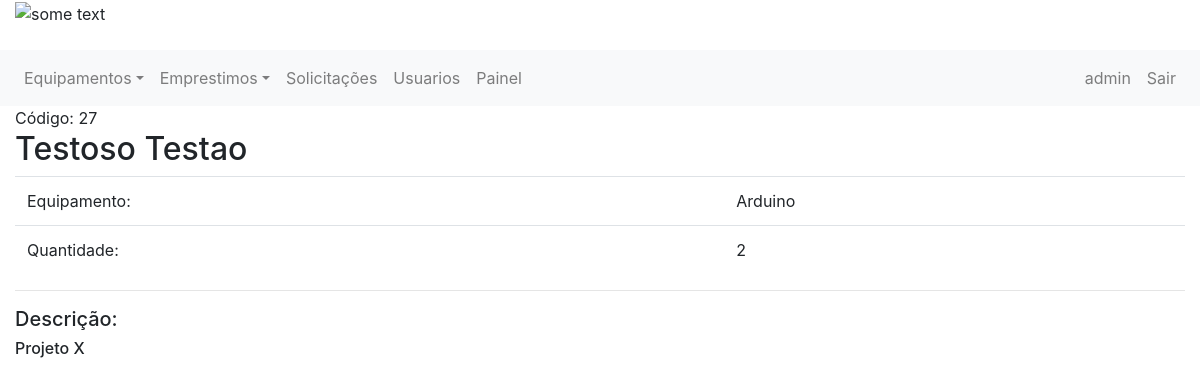
The app's page /solicitacao/27/detalhes/ (signed in) with its own data.
### emprestimo/models.py (models this page shows)
class Emprestimo(models.Model):
    equipamento = models.ForeignKey(Item, on_delete=models.CASCADE, related_name='item_emprestimo')
    solicitante = models.ForeignKey(Usuario, on_delete=models.CASCADE, related_name='usuario_emprestimo')
    tipo = models.ForeignKey(TipoEstadoEmprestimo, on_delete=models.CASCADE, related_name='tipo_emprestimo')
    estado = models.BooleanField(default=0)
    descricao = models.CharField(max_length=255)
    quantidade = models.IntegerField()
    data_emprestimo = models.DateField(null=False)
    data_devolucao = models.DateField(null=True)
    mensagem_rejeitado = models.CharField(max_length=255, null=True)
    mensagem_devolucao = models.CharField(max_length=255, null=True)

### controle/models.py (models this page shows, shortened)
class Usuario(models.Model):
    user = models.OneToOneField(User, related_name='profile', on_delete=models.CASCADE, null=True)
    telefone = models.IntegerField()
    tipo = models.ForeignKey(TipoUsuario, on_delete=models.CASCADE)

class Item(models.Model):
    nome = models.CharField(max_length=50)
    quantidade = models.IntegerField()
    tipo = models.ForeignKey(TipoEquipamento, on_delete=models.CASCADE)
    imagem = models.FileField(upload_to='documents/%Y/%m/%d', default='documents/1111/sem_foto.jpg')
    excluido = models.BooleanField(default=False)

### emprestimo/views.py (the view)
# urls.py: path('solicitacao/<int:solicitacao_id>/detalhes/', views.exibir_detalhes, name="exibir_detalhes_solicitacao"),
@login_required
def exibir_detalhes(request, solicitacao_id):
    solicitacao = Emprestimo.objects.get(id=solicitacao_id)
    return render(request, 'pag_detalhes.html',
                  {'user_logado': get_usuario_logado(request), 'solicitacao': solicitacao})

### emprestimo/views.py (called while the page is built)
def get_usuario_logado(request):
    return request.user

### emprestimo/templates/pag_detalhes.html (shortened to what this page needs)
{% extends 'base.html' %}
{% block 'content' %}
   <div class="page-header">
    <span>Código: {{solicitacao.id}}</span>
    <h2>{{solicitacao.solicitante.user.first_name}} {{solicitacao.solicitante.user.last_name}}</h2>
   </div>
    <table class="table">
        <tr>
            <td>Equipamento:</td>
            <td>{{solicitacao.equipamento.nome}}</td>
        </tr>
        <tr>
            <td>Quantidade:</td>
            <td>{{solicitacao.quantidade}}</td>
        </tr>
    </table>
    <hr>
    <h5> Descrição:</h5>
    <h6> {{ solicitacao.descricao }}</h6>
    <br>
{% endblock %}

### controle/templates/base.html (shortened to what this page needs)
{% load staticfiles %}
<!DOCTYPE html>
<html lang="pt" >
<head >
<link rel="stylesheet" href="https://stackpath.bootstrapcdn.com/bootstrap/4.3.1/css/bootstrap.min.css">
</head>
<body >
<header class="page-header" >
	<div class="">
    <div class="container-fluid" >
        <div class="row">
            <div class="col-12">
                <img src= "http://lims.ifpi.edu.br/images/logo.png" alt="some text" width=200 height=80>
            </div>
          </div>
    </div>
    <br>
    <div class="row" >
        <div class="col-12" >
            <nav class="navbar navbar-expand-sm navbar-light bg-light">
    <div class="collapse navbar-collapse" id="navbarCollapse">
        <div class="navbar-nav">
        <div class="nav-item dropdown">
                    <a href="#" class="nav-link dropdown-toggle" data-toggle="dropdown">Equipamentos</a>
                </div>
        <div class="nav-item dropdown">
            <a href="#" class="nav-link dropdown-toggle" data-toggle="dropdown">Emprestimos</a>
        </div>
            {% if user_logado.is_superuser %}
                <a class="nav-item nav-link" href="{% url 'exibir_solicitacoes' %}" >Solicitações </a>
                <a class="nav-item nav-link" href="{% url 'exibir_usuarios' %}" >Usuarios </a>
                <a class="nav-item nav-link" href="{% url 'painel_admin' %}" >Painel </a>
            {% endif %}
        </div>
        <div class="navbar-nav ml-auto">
            <a class="nav-item nav-link" href="{% url 'exibe_meu_perfil' %}">{{ user_logado.username }}</a>
            <a class="nav-item nav-link" href="{% url 'logout' %}">Sair</a>
        </div>
    </div>
</nav>
        </div>
    </div>
 </div>
</header>
<div class="container-fluid" >
    <div class="">
        <div class="" style=" ">
            {% block 'content' %}
            {% endblock %}
        </div>
    </div>
</div>
</body>
</html>

### records on screen
Emprestimo: id "27", solicitante.user.first_name "Testoso", solicitante.user.last_name "Testao", equipamento.nome "Arduino", quantidade "2", descricao "Projeto X"

### other values on screen
{{ user_logado.username }} "admin"
